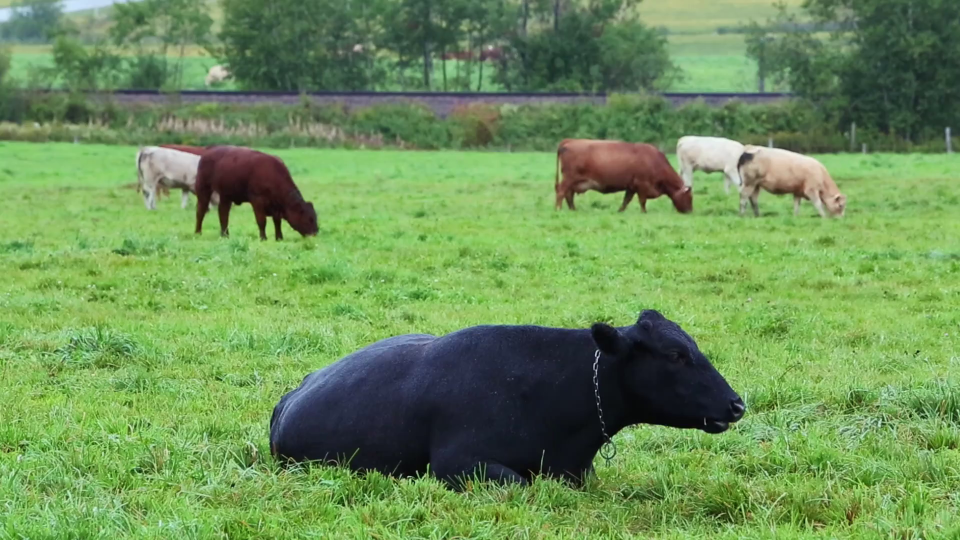
#> input picture data/cows_first_frame.png, 1920 x 1080 px (shown at 1/2 size); the run also reads 1 picture not shown here
$ jupyter execute TP_ParticleFiltering.ipynb   (shell and % lines are left out)
#> lines starting #> are read from the running program, lines starting #| are printed output that depends on the picture; pictures that were not available may be replaced by others from this repository, and a replacement may not be noted
[cell 1]
import os
import numpy as np

import matplotlib as mpl
import matplotlib.pyplot as plt
import matplotlib.patches as patches

import cv2 as cv

You should submit before the deadline a **TP_ParticleFilter_firstname1-surname1_firstname2-surname2.ipynb** containing the completed .ipynb notebook.

You do not need to attach the data nor the outputs (images and videos) as we must be able to regenerate the output by running your notebook.

# Particle filter for color-based object tracking

In this practical work, you will implement a particle filter-based single object tracking approach based on the "color-based probabilistic tracking" framework discussed in the lecture slides (starting from slide 16). The notebook guides you to implement the appearance model, the state propagation model, the particle filter itself, to finally run the tracker on videos.

### Extracting the template patch

We will first use the example video 'data/cows.avi'. The first frame in the video is saved in 'data/cows_first_frame.png' and we load it first below:

[cell 2]
data_dir = 'data'

[cell 3]
zeroth_frame_filename = os.path.join(data_dir, 'cows_first_frame.png')
zeroth_frame = cv.imread(zeroth_frame_filename)
#> zeroth_frame is the input picture: shape (1080, 1920, 3); mean B, G, R 88, 144.6, 109

[cell 4]
fig = plt.figure()
ax = fig.add_subplot(111, aspect='equal')
ax.imshow(cv.cvtColor(zeroth_frame, cv.COLOR_BGR2RGB))
plt.grid(False)
plt.axis('off')
plt.show()

The single object tracker tracks an object manually defined by a template patch that we have to extract from the first frame. Below I have defined a bounding box width, height, center coordinates $x,y$ so as to track the head of the brown cow. You can change the bounding box parameters to track another object if you want. To help place the bounding box, you can visualize the bounding box on top of the frame in the plot below.

[cell 5]
# Template patch
template_W = 100
template_H = 100
template_x = 600
template_y = 430

# Bounding box in [x1,y1,x2,y2] format:
template_bb = np.array([template_x-template_W//2,template_y-template_H//2,
                        template_x+template_W//2,template_y+template_H//2])

[cell 6]
fig = plt.figure(figsize=(10, 10*zeroth_frame.shape[0]/zeroth_frame.shape[1]))
ax = fig.add_subplot(111, aspect='equal')
ax.imshow(cv.cvtColor(zeroth_frame, cv.COLOR_BGR2RGB))
plt.grid(False)
plt.axis('off')

d = np.array([template_x-template_W//2,template_y-template_H//2,template_W,template_H]).astype(np.int32)
ax.add_patch(patches.Rectangle((d[0],d[1]),d[2],d[3],fill=False,lw=3,ec=np.random.rand(1, 3)))
plt.show()
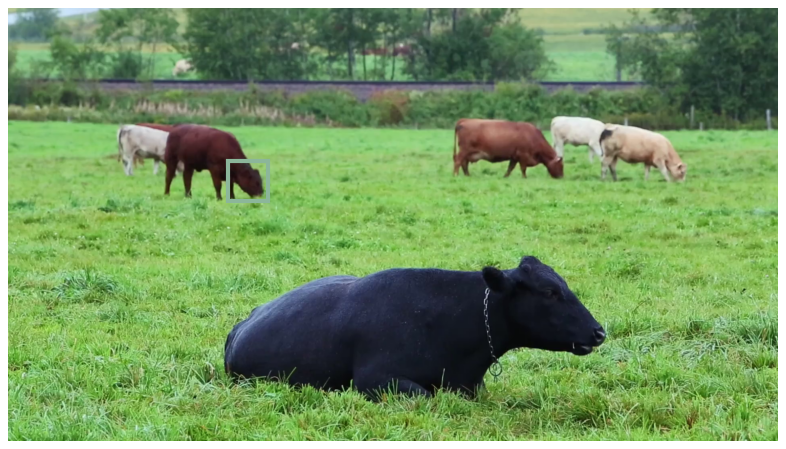
#> figure drawn by matplotlib, 1 panel

We will now implement a function that takes a frame (image) as input as well as a bounding box, and extracts a patch from the image at the specified bounding box location. The patch has dimension N along the $x$-axis and M along the $y$-axis. This routine will be used both to extract the template patch, and to extract candidate patches during the tracking.

The patch pixel values are probed at coordinates regularly spaced between the bounding box corners. This means that the coordinates may fall in-between pixels (they are real valued). Hence you will have to linearly interpolate image values to obtain the patch values.<br>
Moreover, the bounding box may fall partially outside the image, in which case you will have to extrapolate image values, replicating the border values as boundary condition.

[cell 7]
def extract_patch(image, bounding_box, N=64, M=64):
    """
    Extract a rectangular patch from image at location given by bounding_box.
    """
#> called with bounding_box = array of shape (4,), N = 64, M = 64
    map_x, map_y = np.meshgrid(np.linspace(bounding_box[0],bounding_box[2],N,dtype='float32'),
                               np.linspace(bounding_box[1],bounding_box[3],M,dtype='float32'))
    patch = cv.remap(image, map_x, map_y, interpolation=cv.INTER_LINEAR, borderMode=cv.BORDER_REPLICATE)
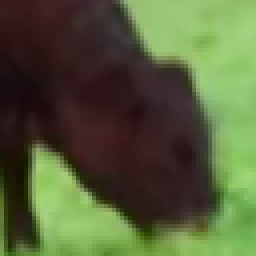
#> patch: shape (64, 64, 3) (shown 4 times larger); mean B, G, R 57.8, 94.5, 84.9
    return patch

Now we can extract the template patch from `zeroth_frame`, thanks to the bounding box `template_bb` you manually defined previously.

[cell 8]
N = 64 # number of pixels in the patch along the x-axis
M = 64 # number of pixels in the patch along the y-axis

template = extract_patch(zeroth_frame, template_bb, N=N, M=M)

[cell 9]
fig = plt.figure()
ax = fig.add_subplot(111, aspect='equal')
ax.imshow(cv.cvtColor(template, cv.COLOR_BGR2RGB))
plt.grid(False)
plt.axis('off')
plt.show()

### First appearance model

For the particle filter, we need to define the data likelihood given a state $p(z|x^{(i)})$. We will explore two variants of appearance models. The first is based on the candidate patch to template Mean Squared Error. We will first simply compute the Mean Squared Error between the candidate patch (CP) color values and the template (T) color values: $$MSE = \frac{1}{NMC} \Vert CP - T \Vert_2^2 , $$

where $N,M$ are the patch dimensions and $C$ the number of color channels. We then take $\exp(-\frac{\lambda}{2} \cdot MSE)$ to obtain a value that is a probability (up to an unimportant multiplicative factor).

[cell 10]
def mse_likelihood(image, template, bounding_boxes, lbda):
    """Likelihood based on patch-template mean square error."""
    patch_list = [extract_patch(image, bb, N=template.shape[1], M=template.shape[0]) for bb in bounding_boxes]
    mse_list = [np.mean((patch.astype(np.float32) - template.astype(np.float32))**2) for patch in patch_list]
    mse = np.array(mse_list)
    if np.isscalar(lbda):
        likelihoods = np.exp(-0.5 * lbda * mse)
    else:
        likelihoods = np.exp(-0.5 * np.expand_dims(lbda, axis=1) * np.expand_dims(mse, axis=0))
    return likelihoods

Let's visualize the likelihood map that we obtain for different lambda values. Each pixel value in this map represents the likelihood of a candidate patch centered at the given pixel (and of the same height and width as the template). The maps are subsampled by a factor of 10 for speed of execution.

As $\lambda$ gets larger, the map becomes more peaked around the actual template patch. For accurate object tracking, we will need maps that are quite peaked.

[cell 11]
bbs = [np.array([x-template_W//2,y-template_H//2,
                 x+template_W//2,y+template_H//2,]) for y in np.arange(0, zeroth_frame.shape[0], 10)
       for x in np.arange(0, zeroth_frame.shape[1], 10)]
bbs = np.array(bbs)

H_lik = zeroth_frame.shape[0]//10
#> H_lik = 108
W_lik = zeroth_frame.shape[1]//10
#> W_lik = 192
lbdas = np.array([0.005, 0.01, 0.02, 0.05, 0.1, 1.])
likelihoods = mse_likelihood(zeroth_frame, template, bbs, lbdas)
#> call 3 of extract_patch, with bounding_box = array of shape (4,), N = 64, M = 64
#> in extract_patch (call 3), `map_x, map_y = np.meshgrid(np.linspace(bounding_box[0],bounding_box[2]..`:
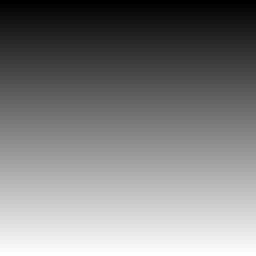
#> map_y: shape (64, 64) float32 (shown 4 times larger); min -50, max 50, mean 0; drawn with min black and max white
#> in extract_patch (call 10), `map_x, map_y = np.meshgrid(np.linspace(bounding_box[0],bounding_box[2]..`:
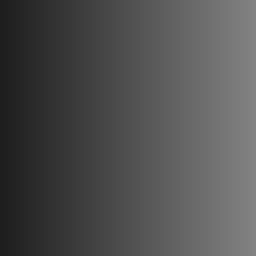
#> map_x: shape (64, 64) float32 (shown 4 times larger); min 30, max 130, mean 80
#> in extract_patch (call 13), `map_x, map_y = np.meshgrid(np.linspace(bounding_box[0],bounding_box[2]..`:
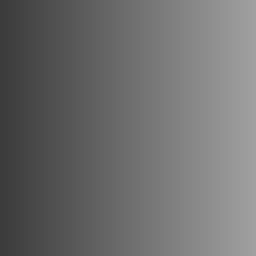
#> map_x: shape (64, 64) float32 (shown 4 times larger); min 60, max 160, mean 110
#> in extract_patch (call 16), `map_x, map_y = np.meshgrid(np.linspace(bounding_box[0],bounding_box[2]..`:
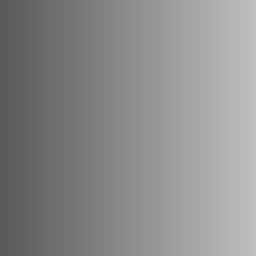
#> map_x: shape (64, 64) float32 (shown 4 times larger); min 90, max 190, mean 140
#> in extract_patch (call 19), `map_x, map_y = np.meshgrid(np.linspace(bounding_box[0],bounding_box[2]..`:
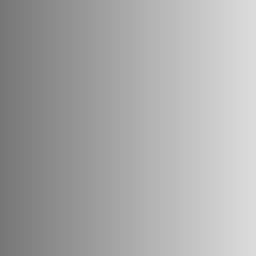
#> map_x: shape (64, 64) float32 (shown 4 times larger); min 120, max 220, mean 170
#> in extract_patch (call 21), `patch = cv.remap(image, map_x, map_y, interpolation=cv.INTER_LINEAR, b..`:
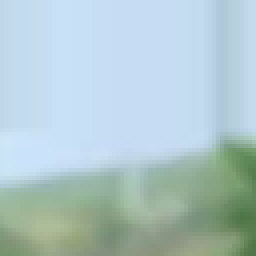
#> patch: shape (64, 64, 3) (shown 4 times larger); mean B, G, R 203.2, 199.7, 175.6
#> in extract_patch (call 22), `map_x, map_y = np.meshgrid(np.linspace(bounding_box[0],bounding_box[2]..`:
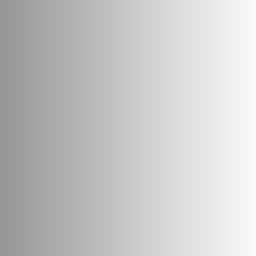
#> map_x: shape (64, 64) float32 (shown 4 times larger); min 150, max 250, mean 200
#> in extract_patch (call 22), `patch = cv.remap(image, map_x, map_y, interpolation=cv.INTER_LINEAR, b..`:
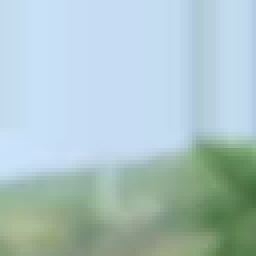
#> patch: shape (64, 64, 3) (shown 4 times larger); mean B, G, R 198.9, 196.9, 172.2
#> in mse_likelihood, `patch_list = [extract_patch(image, bb, N=template.shape[1], M=template..`: patch_list = 20736 items

fig, axs = plt.subplots(2, 3, figsize=(15, 7))
axs[0, 0].imshow(likelihoods[0,:].reshape((H_lik,W_lik)), cmap='gray')
axs[0, 0].set_title('λ = {}'.format(lbdas[0]))
axs[0, 1].imshow(likelihoods[1,:].reshape((H_lik,W_lik)), cmap='gray')
axs[0, 1].set_title('λ = {}'.format(lbdas[1]))
axs[0, 2].imshow(likelihoods[2,:].reshape((H_lik,W_lik)), cmap='gray')
axs[0, 2].set_title('λ = {}'.format(lbdas[2]))
axs[1, 0].imshow(likelihoods[3,:].reshape((H_lik,W_lik)), cmap='gray')
axs[1, 0].set_title('λ = {}'.format(lbdas[3]))
axs[1, 1].imshow(likelihoods[4,:].reshape((H_lik,W_lik)), cmap='gray')
axs[1, 1].set_title('λ = {}'.format(lbdas[4]))
axs[1, 2].imshow(likelihoods[5,:].reshape((H_lik,W_lik)), cmap='gray')
axs[1, 2].set_title('λ = {}'.format(lbdas[5]))
plt.show()

### Second appearance model

The second appearance model is based on a comparison of color histograms instead of a direct comparison of pixel values. We will first convert the patches from BGR (the default color space for opencv images) to HSV (Hue-Saturation-Value). We will then compute the joint histogram of the Hue (H) and Saturation (S) channels for the patch (discarding the information from the Value (V) channel, for reduced sensitivity to the lighting conditions). We discretize each channel to `n_bins` distinct values, resulting in an `n_bins`$\times$`n_bins` histogram.

By default, the histogram records the number of pixel values that fall in each bin. We will normalize it instead to record the probability of each bin (i.e., the sum of bin values should be normalized to 1).

Let's start by computing the histogram for the template patch:

[cell 12]
n_bins = 10

template_hsv = cv.cvtColor(template, cv.COLOR_BGR2HSV)
template_hist = cv.normalize(cv.calcHist([template_hsv], [0, 1], None, [n_bins, n_bins], [0, 180, 0, 256]), None, alpha=1.0, norm_type=cv.NORM_L1)

Now, let's define the data likelihood given a state $p(z|x^{(i)})$. The likelihood is based on the Bhattacharyya distance between normalized histograms as defined in slides 17-18.

[cell 13]
def histogram_likelihood(image, template_hist, bounding_boxes, N, M, lbda):
    """Likelihood based on Bhattacharyya distance between HSV histograms."""
#> called with template_hist = array of shape (10, 10), bounding_boxes = array of shape (20736, 4), N = 64, M = 64, lbda = array of shape (6,)
    n_bins = template_hist.shape[0]
#> n_bins = 10
    patch_list = [extract_patch(image, bb, N=N, M=M) for bb in bounding_boxes]
#> patch_list = 20736 items
    patch_list = [cv.cvtColor(patch, cv.COLOR_BGR2HSV) for patch in patch_list]
    histogram_list = [cv.normalize(cv.calcHist([patch], [0, 1], None, [n_bins, n_bins], [0, 180, 0, 256]), None, alpha=1.0, norm_type=cv.NORM_L1) for patch in patch_list]
#> histogram_list = 20736 items
    distance_list = [cv.compareHist(hist.astype(np.float32), template_hist.astype(np.float32), cv.HISTCMP_BHATTACHARYYA) for hist in histogram_list]
#> distance_list = 20736 items
    square_distances = np.array(distance_list)**2
    if np.isscalar(lbda):
        likelihoods = np.exp(-0.5 * lbda * square_distances)
    else:
        likelihoods = np.exp(-0.5 * np.expand_dims(lbda, axis=1) * np.expand_dims(square_distances, axis=0))
    return likelihoods

Let's visualize the likelihood maps that we obtain for different lambda values. They are quite different at low lambda values from the ones we obtained previously. For accurate object tracking, we will need the maps to be quite peaked.

[cell 14]
bbs = [np.array([x-template_W//2,y-template_H//2,
                 x+template_W//2,y+template_H//2,]) for y in np.arange(0, zeroth_frame.shape[0], 10)
       for x in np.arange(0, zeroth_frame.shape[1], 10)]
bbs = np.array(bbs)

H_lik = zeroth_frame.shape[0]//10
W_lik = zeroth_frame.shape[1]//10
lbdas = np.array([0.01, 0.1, 1., 10., 100., 1e3])
likelihoods = histogram_likelihood(zeroth_frame, template_hist, bbs, N, M, lbdas)

fig, axs = plt.subplots(2, 3, figsize=(15, 7))
axs[0, 0].imshow(likelihoods[0,:].reshape((H_lik,W_lik)), cmap='gray')
axs[0, 0].set_title('λ = {}'.format(lbdas[0]))
axs[0, 1].imshow(likelihoods[1,:].reshape((H_lik,W_lik)), cmap='gray')
axs[0, 1].set_title('λ = {}'.format(lbdas[1]))
axs[0, 2].imshow(likelihoods[2,:].reshape((H_lik,W_lik)), cmap='gray')
axs[0, 2].set_title('λ = {}'.format(lbdas[2]))
axs[1, 0].imshow(likelihoods[3,:].reshape((H_lik,W_lik)), cmap='gray')
axs[1, 0].set_title('λ = {}'.format(lbdas[3]))
axs[1, 1].imshow(likelihoods[4,:].reshape((H_lik,W_lik)), cmap='gray')
axs[1, 1].set_title('λ = {}'.format(lbdas[4]))
axs[1, 2].imshow(likelihoods[5,:].reshape((H_lik,W_lik)), cmap='gray')
axs[1, 2].set_title('λ = {}'.format(lbdas[5]))
plt.show()

### Motion model

We will use a variant of the constant velocity motion model that is more reactive to changes in velocity. This variant is not a linear-Gaussian model, but this is not a problem for particle tracking!

The state (the particle) will consist of six values $[x,y,s,\dot{x},\dot{y},\dot{s}]$, where:
- $x$ is the coordinate along $x$-axis of the center of the candidate bounding box
- $y$ is the coordinate along $y$-axis of the center of the candidate bounding box
- $s$ is the "scale" of the bounding box. The scale parameter resizes the width and height of the candidate bounding box to $s$ times the width/height of the template bounding box *i.e*, $h=s\times$template_H and $w=s\times$template_W

The motion model / state propagation model is as follows.<br>
We first apply noise to the velocities: $\dot{x}_k=\dot{x}_{k-1}+\epsilon_{x}$, where $\epsilon_x \sim \mathcal{N}(0, \sigma_x^2)$; $\dot{y}_k=\dot{y}_{k-1}+\epsilon_{y}$, where $\epsilon_y \sim \mathcal{N}(0, \sigma_y^2)$; $\dot{s}_k=\dot{s}_{k-1}+\epsilon_{s}$, where $\epsilon_s \sim \mathcal{N}(0, \sigma_s^2)$.<br>
We then compute the new $x,y,s$ based on the velocities, assuming the timestep is $\Delta t= 1$: $x_k=x_{k-1}+\dot{x}_k$, $y_k=y_{k-1}+\dot{y}_k$ and $s_k=s_{k-1}+\dot{s}_k$.

Let's implement this motion model / state propagation model:

[cell 15]
def state_propagation(particles, process_noise_std=np.array([10.,10.,0.01])):
    """Apply the state propagation model to the particles."""
    propagated_particles = particles.copy()
    propagated_particles[:,3:] += np.random.randn(particles.shape[0], 3) * process_noise_std
    propagated_particles[:,:3] += propagated_particles[:,3:]
    return propagated_particles

For compatibility between the motion and appearance models, we also need to implement a routine that computes bounding boxes in the format expected by the likelihood functions implemented above ([x1,y1,x2,y2] format) from the particles in the format $[x,y,s,\dot{x},\dot{y},\dot{s}]$:

[cell 16]
def particles_to_bounding_boxes(particles):
    """Convert particle states [x,y,s,dx,dy,ds] to [x1,y1,x2,y2] bounding boxes."""
    w = particles[:,2] * template_W
    h = particles[:,2] * template_H
    bounding_boxes = np.stack([particles[:,0] - 0.5*w,
                               particles[:,1] - 0.5*h,
                               particles[:,0] + 0.5*w,
                               particles[:,1] + 0.5*h], axis=1)
    return bounding_boxes

### Particle filter implementation

You will now implement the particle filter itself. Fill in the missing lines in the cell below. The particle filter is completely generic with respect to the state propagation model and the likelihood model.

[cell 17]
class ParticleFilter(object):
    """
    Implements a particle filter. The implementation is generic with respect to the choice
    of state propagation model and of measurement model, it can receive arbitrary functions.
    """

    def __init__(self, dim_x, n_particles=100, tau=0.5, forward=None, likelihood=None):
        self.dim_x = dim_x
        self.n_particles = n_particles
        self.tau = tau

        if forward is None:
            forward = lambda particles: particles
        if likelihood is None:
            likelihood = lambda particles, z: np.ones((particles.shape[0],))

        self.forward = forward
        self.likelihood = likelihood

        # Default values for the particles and weights
        self.particles = np.zeros((self.n_particles, self.dim_x), dtype=np.float32)
        self.weights = np.ones((self.n_particles,), dtype=np.float32) / self.n_particles

    def resample(self, tau=None):
        if tau is None:
            tau = self.tau

        threshold = tau*self.n_particles

        # Compute the effective sample size
        N_eff = 1.0 / np.sum(self.weights**2)

        # resample if necessary
        if N_eff <= threshold:
            idx = np.random.choice(self.n_particles, size=self.n_particles, p=self.weights)
            self.particles = self.particles[idx]
            self.weights = np.ones((self.n_particles,), dtype=np.float32) / self.n_particles

    def predict(self, forward=None):
        if forward is None:
            forward = self.forward

        self.particles = forward(self.particles)

    def update(self, z, likelihood=None):
        if likelihood is None:
            likelihood = self.likelihood

        likelihoods = likelihood(self.particles, z)
        self.weights = self.weights * likelihoods
        self.weights = self.weights / (np.sum(self.weights) + 1e-12)

    def state_expectation(self):
        mean = np.sum(self.particles * np.expand_dims(self.weights, axis=1), axis=0)
        return mean

The actual state propagation model is passed at initialization time or at runtime as a function (argument `forward`) with signature `forward(particles)->particles`. (in the next section)

The actual likelihood model is passed at initialization time or at runtime as a function (argument `likelihood`) with signature `likelihood(particles, z)->likelihoods`. (in the next section)

### Running the single object tracker

Finally, you have to fill in the missing lines in the code implementing the particle filter-based single object tracker. You have to try the tracker with both appearance models and find suitable parameters each time (lambda, plus you can play with the process noise standard deviations). Is either appearance model more robust to the parameter settings, or yields better results?

In practice, the histogram-based appearance model is usually more forgiving when the tuning is not perfect, because it captures the overall color distribution of the object instead of matching pixels one by one. With the MSE model, tracking can look very sharp when the parameters are well tuned, but it tends to degrade quickly when illumination changes, when the object deforms, or when the initialization is slightly off, since direct pixel comparison is very sensitive to small visual variations. The histogram model generally keeps following the target more steadily in those situations, even if its localization can sometimes be less precise frame by frame. On these videos, MSE works well on the cow sequence with a moderate lambda and limited process noise, while the debate sequence benefits more from the histogram likelihood, which is more robust to motion complexity and appearance changes in the hand region.

The parts to complete are the following:
- the initialization: define the `forward` and `likelihood` functions that will be passed as arguments to initialize a `ParticleFilter`; initialize a `ParticleFilter` PF; initialize the particles of PF to a sensible value;
- the main loop: run the particle filter on each frame (we actually process only every 10th frame for speed reasons)

As the tracker is running, you will see the current frame being displayed with:
- all bounding boxes corresponding to the particles, in the first image displayed
- the bounding box corresponding to the mean state, in the second image displayed

The outputs of the code can be found in the folder 'output'. Frames with the overlayed bounding box of the tracked object are saved in the 'output/images folder'. A video is also made based on these frames and stored in 'output/video.avi'.

[cell 18]
import os

from IPython.display import clear_output

import matplotlib
import matplotlib.pyplot as plt
import matplotlib.patches as patches

[cell 19]
video_path = os.path.join('data', 'cows.avi')

colour_particle = np.array([1.,1.,0])
colour_mean = np.random.rand(1, 3)
if not os.path.exists('output'):
    os.makedirs('output')
if not os.path.exists('output/images'):
    os.makedirs('output/images')

forward = lambda particles: state_propagation(particles, process_noise_std=np.array([8.,8.,0.01]))
likelihood = lambda particles, z: mse_likelihood(z, template, particles_to_bounding_boxes(particles), lbda=0.05)

PF = ParticleFilter(dim_x=6, n_particles=400, tau=0.5, forward=forward, likelihood=likelihood)

PF.particles[:,0] = template_x + np.random.randn(PF.n_particles) * 5.
PF.particles[:,1] = template_y + np.random.randn(PF.n_particles) * 5.
PF.particles[:,2] = 1.0 + np.random.randn(PF.n_particles) * 0.02

count = -1
video_capture = cv.VideoCapture(video_path)

while(True):
    ret, frame = video_capture.read()
    if(frame is None): break

    count +=1
    if (count % 10) != 0:
        continue

    if count > 0:
        PF.resample(); PF.predict(); PF.update(frame)

    mean_state = PF.state_expectation()
    mean_bb = particles_to_bounding_boxes(np.expand_dims(mean_state, axis=0))

    clear_output(wait=True)

    fig = plt.figure(figsize=(10, 10*frame.shape[0]/frame.shape[1]))
    ax = fig.add_subplot(111, aspect='equal')
    ax.imshow(cv.cvtColor(frame, cv.COLOR_BGR2RGB))
    plt.grid(False)
    plt.axis('off')

    for d in particles_to_bounding_boxes(PF.particles):
        d = d.astype(np.int32)
        ax.add_patch(patches.Rectangle((d[0],d[1]),d[2]-d[0],d[3]-d[1],fill=False,lw=1,ec=colour_particle))

    plt.show();

    fig = plt.figure(figsize=(10, 10*frame.shape[0]/frame.shape[1]))
    ax = fig.add_subplot(111, aspect='equal')
    ax.imshow(cv.cvtColor(frame, cv.COLOR_BGR2RGB))
    plt.grid(False)
    plt.axis('off')

    d = mean_bb[0].astype(np.int32)
#> d = [549, 379, 649, 479]
    ax.add_patch(patches.Rectangle((d[0],d[1]),d[2]-d[0],d[3]-d[1],fill=False,lw=3,ec=colour_mean))

    plt.savefig(os.path.join('output', 'images', str(count).zfill(6) + '.png'))
    plt.show();
